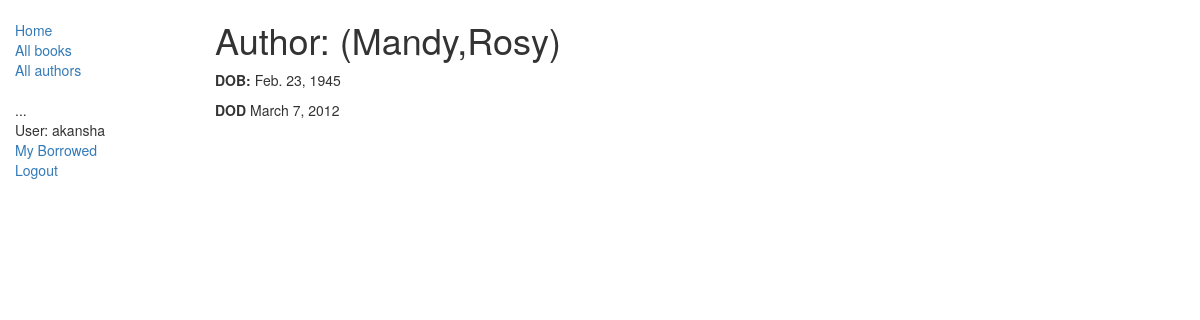
Screenshot of /catalog/author/2 (signed in) with the database file from the repository.
### catalog/models.py (models this page shows, shortened)
class Author(models.Model):
	first_name = models.CharField(max_length=100)
	last_name = models.CharField(max_length=100)
	date_of_birth = models.DateField(null=True, blank=True)
	date_of_death = models.DateField('Died', null=True, blank=True)
	class Meta:
		ordering = ["last_name","first_name"]

### catalog/views.py (the view)
# urls.py: path('author/<int:pk>', views.AuthorDetailView.as_view(), name='author-detail'),
class AuthorDetailView(generic.DetailView):
    model = Author

### catalog/templates/catalog/author_detail.html (shortened to what this page needs)
{% extends "base_generic.html" %}
{% block content %}
  <h1>Author: ({{ author.last_name }},{{ author.first_name}})</h1>
  <p><strong>DOB:</strong> {{ author.date_of_birth }}</p>
  <p><strong>DOD</strong> {{ author.date_of_death }}</p>
{% endblock %}

### catalog/templates/base_generic.html (shortened to what this page needs)
<!DOCTYPE html>
<html lang="en">
<head>
  <link rel="stylesheet" href="https://maxcdn.bootstrapcdn.com/bootstrap/3.3.7/css/bootstrap.min.css">
  {% load static %}
  <link rel="stylesheet" href="{% static 'css/styles.css' %}">
</head>
<body>
  <div class="container-fluid">
    <div class="row">
      <div class="col-sm-2">
      {% block sidebar %}
      <ul class="sidebar-nav">
          <li><a href="{% url 'index' %}">Home</a></li>
          <li><a href="{% url 'books' %}">All books</a></li>
          <li><a href="{% url 'authors' %}">All authors</a></li>
      </ul>
	  <ul class="sidebar-nav">
    ...
   {% if user.is_authenticated %}
     <li>User: {{ user.get_username }}</li>
	 <li><a href="{% url 'my-borrowed' %}">My Borrowed</a></li>
     <li><a href="{% url 'logout'%}?next={{request.path}}">Logout</a></li>
   {% else %}
     <li><a href="{% url 'login'%}?next={{request.path}}">Login</a></li>
   {% endif %}
  </ul>
     {% endblock %}
      </div>
      <div class="col-sm-10 ">
      {% block content %}{% endblock %}
      </div>
    </div>
  </div>
</body>
</html>

### catalog/static/css/styles.css (style rules this page uses)
.sidebar-nav { margin-top: 20px; padding: 0; list-style: none; }

### rows the page displays
Author: last_name "Mandy", first_name "Rosy", date_of_birth "Feb. 23, 1945", date_of_death "March 7, 2012"

### other values shown
{{ user.get_username }} "akansha"
